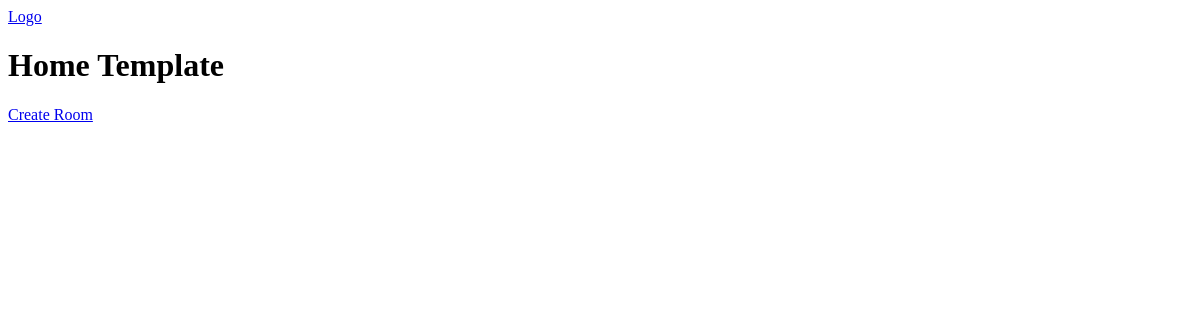
The app's page /, older data.
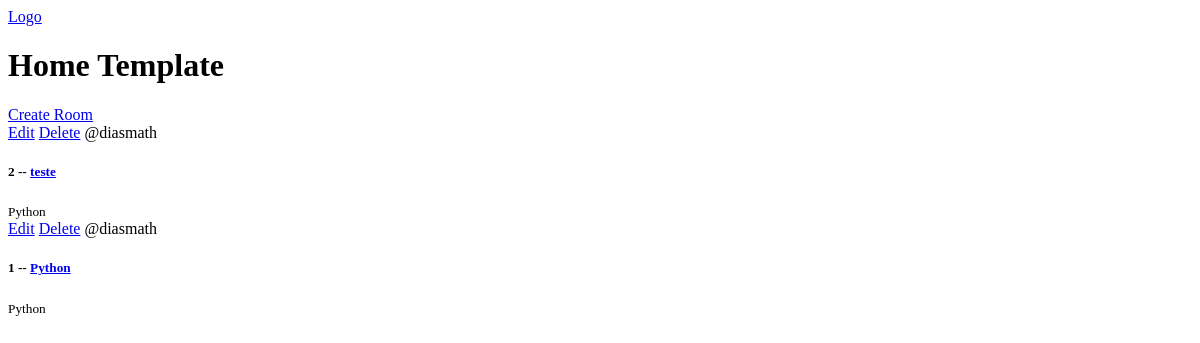
The same page, newer data.
### base/models.py (models this page shows, shortened)
class Room(md.Model):
    host = md.ForeignKey(User, on_delete=md.SET_NULL,null=True)
    topic = md.ForeignKey(Topic, on_delete=md.SET_NULL,null=True)
    name = md.CharField(max_length=200)
    description = md.TextField(null=True,blank=True)
    updated = md.DateTimeField(auto_now=True)
    created = md.DateTimeField(auto_now_add=True)
    class Meta:
        ordering = ['-updated', '-created']

class Topic(md.Model):
    name = md.CharField(max_length=200)

### base/views.py (the view)
# urls.py: path('', views.home, name="home"),
def home(request):
        rooms = Room.objects.all()
        context = {'rooms': rooms}
        return render(request,'base/home.html',context)

### base/templates/base/home.html
{% extends 'main.html' %}
{% block content %}
<h1>Home Template</h1>
<a href="{% url 'create-room' %}">Create Room</a>
<div>
    <div>
        {% for room in rooms %}
        <div>
            <a href="{% url 'update-room' room.id %}">Edit</a>
            <a href="{% url 'delete-room' room.id %}">Delete</a>
            <span>@{{room.host.username}}</span>
            <h5>{{ room.id }} -- <a href="{% url 'room' room.id %}">{{ room.name }}</a></h5>
            <small>{{room.topic.name}}</small>
        </div>
        {% endfor %}
    </div>
</div>
{% endblock content %}

### templates/main.html (shortened to what this page needs)
<!DOCTYPE html>
<html>
    <head>
        <link rel="stylesheet" href="">
    </head>
    <body>
        {% include 'navbar.html' %}
        {% block content %}
        {% endblock %}
    </body>
</html>

### templates/navbar.html
<a href="/">
    Logo
</a>

Row changes from the older to the newer data that the page shows:
added Room: host.username "diasmath", id "2", name "teste", topic.name "Python"
added Room: host.username "diasmath", id "1", name "Python", topic.name "Python"
